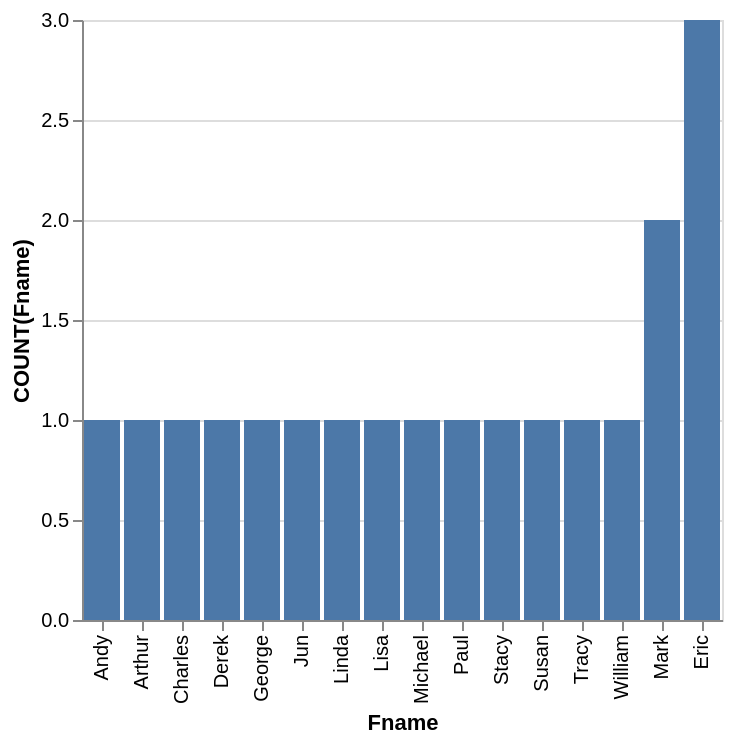

Describe this chart as a Vega-Lite specification.
### Vega-Lite specification from a JSON file in a GitHub repository (floating-point values rounded to 4 significant figures)
{"data": {"values": [{"x_data": "Andy", "y_data": 1}, {"x_data": "Arthur", "y_data": 1}, {"x_data": "Charles", "y_data": 1}, {"x_data": "Derek", "y_data": 1}, {"x_data": "George", "y_data": 1}, {"x_data": "Jun", "y_data": 1}, {"x_data": "Linda", "y_data": 1}, {"x_data": "Lisa", "y_data": 1}, {"x_data": "Michael", "y_data": 1}, {"x_data": "Paul", "y_data": 1}, {"x_data": "Stacy", "y_data": 1}, {"x_data": "Susan", "y_data": 1}, {"x_data": "Tracy", "y_data": 1}, {"x_data": "William", "y_data": 1}, {"x_data": "Mark", "y_data": 2}, {"x_data": "Eric", "y_data": 3}]}, "mark": "bar", "encoding": {"x": {"field": "x_data", "type": "nominal", "title": "Fname", "sort": {"op": "sum", "field": "y_data", "order": "ascending"}}, "y": {"field": "y_data", "type": "quantitative", "title": "COUNT(Fname)"}}}
